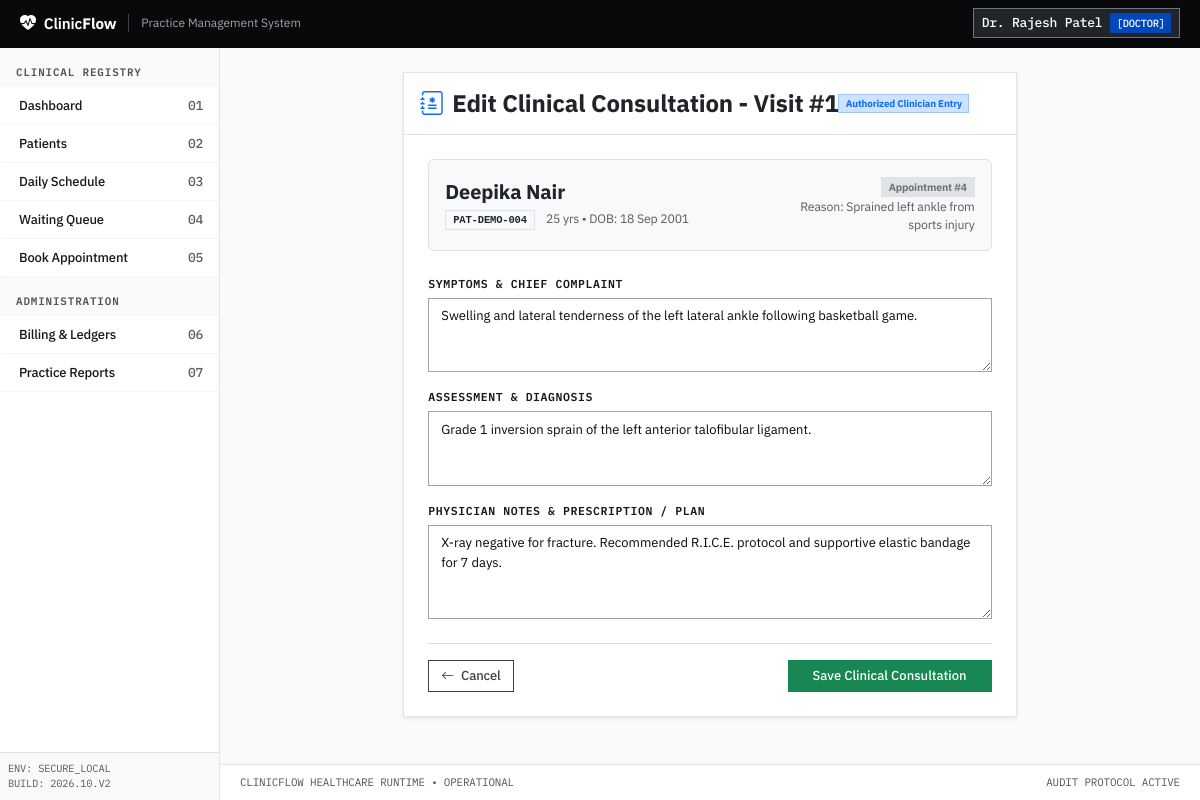
Screenshot of /consultations/1/edit (signed in) with the database file from the repository.
### app/models/user.py (models this page shows, shortened)
class User(UserMixin, db.Model):
    __tablename__ = 'users'
    id = db.Column(db.Integer, primary_key=True)
    name = db.Column(db.String(100), nullable=False)
    email = db.Column(db.String(120), unique=True, nullable=False, index=True)
    password_hash = db.Column(db.String(256), nullable=False)
    role = db.Column(db.String(30), nullable=False, default=Role.RECEPTIONIST)
    is_active = db.Column(db.Boolean, default=True, nullable=False)
    created_at = db.Column(db.DateTime, default=lambda: datetime.now(timezone.utc), nullable=False)
    def is_admin(self) -> bool:
        return self.role == Role.ADMIN

### app/models/patient.py (models this page shows, shortened)
class Patient(db.Model):
    __tablename__ = 'patients'
    id = db.Column(db.Integer, primary_key=True)
    patient_code = db.Column(db.String(32), unique=True, nullable=False, index=True)
    full_name = db.Column(db.String(120), nullable=False, index=True)
    date_of_birth = db.Column(db.Date, nullable=False)
    phone = db.Column(db.String(25), nullable=False, index=True)
    address = db.Column(db.Text, nullable=False)
    emergency_contact = db.Column(db.String(120), nullable=False)
    is_archived = db.Column(db.Boolean, default=False, nullable=False, index=True)
    archive_reason = db.Column(db.String(255), nullable=True)
    created_at = db.Column(db.DateTime, default=lambda: datetime.now(timezone.utc), nullable=False)
    updated_at = db.Column(
        db.DateTime,
        default=lambda: datetime.now(timezone.utc),
        onupdate=lambda: datetime.now(timezone.utc),
        nullable=False
    )
    @property
    def age(self):
        if not self.date_of_birth:
            return None
        today = datetime.now().date()
        born = self.date_of_birth
        return today.year - born.year - ((today.month, today.day) < (born.month, born.day))

### app/models/appointment.py (models this page shows, shortened)
class Appointment(db.Model):
    __tablename__ = 'appointments'
    id = db.Column(db.Integer, primary_key=True)
    patient_id = db.Column(db.Integer, db.ForeignKey('patients.id', ondelete='CASCADE'), nullable=False, index=True)
    doctor_id = db.Column(db.Integer, db.ForeignKey('users.id', ondelete='CASCADE'), nullable=False, index=True)
    scheduled_time = db.Column(db.DateTime, nullable=False, index=True)
    duration_minutes = db.Column(db.Integer, default=30, nullable=False)
    status = db.Column(db.String(30), default=AppointmentStatus.SCHEDULED, nullable=False, index=True)
    reason = db.Column(db.String(255), nullable=False)
    notes = db.Column(db.Text, nullable=True)
    check_in_time = db.Column(db.DateTime, nullable=True)
    created_at = db.Column(db.DateTime, default=lambda: datetime.now(timezone.utc), nullable=False)
    updated_at = db.Column(
        db.DateTime,
        default=lambda: datetime.now(timezone.utc),
        onupdate=lambda: datetime.now(timezone.utc),
        nullable=False
    )
    patient = db.relationship('Patient', backref=db.backref('appointments', lazy='dynamic', cascade='all, delete-orphan'))
    doctor = db.relationship('User', backref=db.backref('doctor_appointments', lazy='dynamic'))

### app/models/visit.py (models this page shows, shortened)
class Visit(db.Model):
    __tablename__ = 'visits'
    id = db.Column(db.Integer, primary_key=True)
    patient_id = db.Column(db.Integer, db.ForeignKey('patients.id', ondelete='CASCADE'), nullable=False, index=True)
    doctor_id = db.Column(db.Integer, db.ForeignKey('users.id', ondelete='CASCADE'), nullable=False, index=True)
    appointment_id = db.Column(db.Integer, db.ForeignKey('appointments.id', ondelete='SET NULL'), nullable=True, unique=True, index=True)
    symptoms = db.Column(db.Text, nullable=False)
    diagnosis = db.Column(db.Text, nullable=False)
    clinical_notes = db.Column(db.Text, nullable=True)
    start_time = db.Column(db.DateTime, default=lambda: datetime.now(timezone.utc), nullable=False)
    end_time = db.Column(db.DateTime, nullable=True)
    created_at = db.Column(db.DateTime, default=lambda: datetime.now(timezone.utc), nullable=False)
    updated_at = db.Column(
        db.DateTime,
        default=lambda: datetime.now(timezone.utc),
        onupdate=lambda: datetime.now(timezone.utc),
        nullable=False
    )
    patient = db.relationship('Patient', backref=db.backref('visits', lazy='dynamic', cascade='all, delete-orphan'))
    doctor = db.relationship('User', backref=db.backref('doctor_visits', lazy='dynamic'))
    appointment = db.relationship('Appointment', backref=db.backref('visit', uselist=False))

### app/routes/consultations.py (the view, shortened to what this page needs)
@bp.route('/<int:visit_id>/edit', methods=['GET', 'POST'])
@clinical_required
def edit(visit_id):
    visit = db.get_or_404(Visit, visit_id)
    form = VisitForm(obj=visit)
    return render_template(
        'consultations/form.html',
        form=form,
        patient=visit.patient,
        appointment=visit.appointment,
        visit=visit,
        title=f"Edit Clinical Consultation - Visit #{visit.id}"
    )

### app/templates/consultations/form.html (shortened to what this page needs)
{% extends "base.html" %}
{% block content %}
<div class="row justify-content-center">
    <div class="col-lg-8">
        <div class="card border-0 shadow-sm">
            <div class="card-header bg-white py-3">
                <div class="d-flex justify-content-between align-items-center">
                    <h4 class="fw-bold mb-0">
                        <i class="bi bi-journal-medical text-primary me-2"></i>{{ title }}
                    </h4>
                    <span class="badge bg-primary-subtle text-primary border border-primary-subtle">
                        Authorized Clinician Entry
                    </span>
                </div>
            </div>
            <div class="card-body p-4">
                <div class="p-3 bg-light rounded border mb-4">
                    <div class="row align-items-center">
                        <div class="col-md-7">
                            <h5 class="fw-bold mb-1">{{ patient.full_name }}</h5>
                            <span class="badge bg-light text-dark border font-monospace">{{ patient.patient_code }}</span>
                            <span class="text-muted small ms-2">{{ patient.age }} yrs &bull; DOB: {{ patient.date_of_birth.strftime('%d %b %Y') }}</span>
                        </div>
                        <div class="col-md-5 text-md-end mt-2 mt-md-0">
                            {% if appointment %}
                                <span class="badge bg-secondary-subtle text-secondary border">
                                    Appointment #{{ appointment.id }}
                                </span>
                                <div class="text-muted small">Reason: {{ appointment.reason }}</div>
                            {% endif %}
                        </div>
                    </div>
                </div>
                <form method="POST" novalidate>
                    <div class="mb-3">
                        {{ form.symptoms.label(class="form-label fw-semibold") }}
                        {{ form.symptoms(class="form-control" + (" is-invalid" if form.symptoms.errors else ""), rows="3", placeholder="Describe chief complaints, onset, duration, and presenting symptoms...") }}
                    </div>
                    <div class="mb-3">
                        {{ form.diagnosis.label(class="form-label fw-semibold") }}
                        {{ form.diagnosis(class="form-control" + (" is-invalid" if form.diagnosis.errors else ""), rows="3", placeholder="Clinical assessment, differential diagnosis or primary diagnostic impression...") }}
                    </div>
                    <div class="mb-3">
                        {{ form.clinical_notes.label(class="form-label fw-semibold") }}
                        {{ form.clinical_notes(class="form-control" + (" is-invalid" if form.clinical_notes.errors else ""), rows="4", placeholder="Treatment plan, medications prescribed, tests ordered, or follow-up instructions...") }}
                    </div>
                    <div class="d-flex justify-content-between align-items-center mt-4 pt-3 border-top">
                        <a href="{{ url_for('patients.detail', patient_id=patient.id) }}" class="btn btn-outline-secondary">
                            <i class="bi bi-arrow-left me-1"></i> Cancel
                        </a>
                        {{ form.submit(class="btn btn-success px-4") }}
                    </div>
                </form>
            </div>
        </div>
    </div>
</div>
{% endblock %}

### app/templates/base.html (shortened to what this page needs)
<!DOCTYPE html>
<html lang="en">
<head>
    <link href="https://cdn.jsdelivr.net/npm/bootstrap@5.3.3/dist/css/bootstrap.min.css" rel="stylesheet">
    <link href="https://cdn.jsdelivr.net/npm/bootstrap-icons@1.11.3/font/bootstrap-icons.min.css" rel="stylesheet">
</head>
<body>
    <header class="cf-masthead">
        <div class="d-flex align-items-center">
            <a class="cf-brand" href="{{ url_for('main.dashboard') }}">
                <i class="bi bi-heart-pulse-fill text-white fs-6"></i>
                <span>Clinic<strong class="text-white">Flow</strong></span>
            </a>
            <span class="cf-meta-tag d-none d-md-inline-block">Practice Management System</span>
        </div>
        <div>
            {% if current_user.is_authenticated %}
            <div class="dropdown">
                <button class="btn btn-sm btn-dark border border-secondary text-white font-mono py-1 px-2 d-flex align-items-center" type="button" id="userMenuButton" data-bs-toggle="dropdown" aria-expanded="false">
                    <span class="me-2">{{ current_user.name }}</span>
                    <span class="badge-role-{{ current_user.role }}">[{{ current_user.role|upper }}]</span>
                </button>
            </div>
            {% else %}
            <a href="{{ url_for('auth.login') }}" class="btn btn-sm btn-outline-light font-mono">
                [AUTH LOGIN]
            </a>
            {% endif %}
        </div>
    </header>
    <div class="cf-shell">
        {% if current_user.is_authenticated %}
        <nav class="cf-sidebar" id="sidebarNav">
            <div>
                <div class="cf-nav-section-label">CLINICAL REGISTRY</div>
                <a class="cf-nav-item {% if request.endpoint == 'main.dashboard' %}active{% endif %}" href="{{ url_for('main.dashboard') }}">
                    <span>Dashboard</span>
                    <span class="font-mono text-muted">01</span>
                </a>
                <a class="cf-nav-item {% if request.endpoint and 'patients' in request.endpoint %}active{% endif %}" href="{{ url_for('patients.index') }}">
                    <span>Patients</span>
                    <span class="font-mono text-muted">02</span>
                </a>
                <a class="cf-nav-item {% if request.endpoint == 'appointments.index' %}active{% endif %}" href="{{ url_for('appointments.index') }}">
                    <span>Daily Schedule</span>
                    <span class="font-mono text-muted">03</span>
                </a>
                <a class="cf-nav-item {% if request.endpoint == 'appointments.queue' %}active{% endif %}" href="{{ url_for('appointments.queue') }}">
                    <span>Waiting Queue</span>
                    <span class="font-mono text-muted">04</span>
                </a>
                <a class="cf-nav-item {% if request.endpoint == 'appointments.book' %}active{% endif %}" href="{{ url_for('appointments.book') }}">
                    <span>Book Appointment</span>
                    <span class="font-mono text-muted">05</span>
                </a>
                <div class="cf-nav-section-label">ADMINISTRATION</div>
                <a class="cf-nav-item {% if request.endpoint and 'billing' in request.endpoint %}active{% endif %}" href="{{ url_for('billing.index') }}">
                    <span>Billing & Ledgers</span>
                    <span class="font-mono text-muted">06</span>
                </a>
                <a class="cf-nav-item {% if request.endpoint and 'reports' in request.endpoint %}active{% endif %}" href="{{ url_for('reports.index') }}">
                    <span>Practice Reports</span>
                    <span class="font-mono text-muted">07</span>
                </a>
            </div>
            <div class="p-2 border-top bg-light font-mono text-muted" style="font-size: 0.65rem;">
                ENV: SECURE_LOCAL<br>
                BUILD: 2026.10.V2
            </div>
        </nav>
        {% endif %}
        <div class="cf-canvas">
            <main class="cf-main">
                {% block content %}{% endblock %}
            </main>
            <footer class="cf-footer">
                <div>CLINICFLOW HEALTHCARE RUNTIME &bull; OPERATIONAL</div>
                <div>AUDIT PROTOCOL ACTIVE</div>
            </footer>
        </div>
    </div>
</body>
</html>

### rows the page displays
User: name "Dr. Rajesh Patel", role "DOCTOR"
Patient: full_name "Deepika Nair", patient_code "PAT-DEMO-004", age "25", date_of_birth "18 Sep 2001"
Appointment: id "4", reason "Sprained left ankle from sports injury"
Visit: symptoms "Swelling and lateral tenderness of the left lateral ankle following basketball game.", diagnosis "Grade 1 inversion sprain of the left anterior talofibular ligament.", clinical_notes "X-ray negative for fracture. Recommended R.I.C.E. protocol and supportive elastic bandage for 7 days."

### other values shown
{{ title }} "Edit Clinical Consultation - Visit #1"
